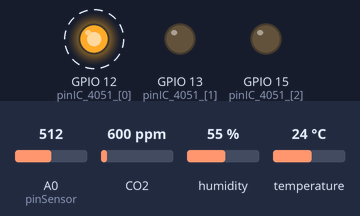
Bench run of a sketch on a simulated ESP8266 (NodeMCU). Parts: output pins drawn as LEDs (lit = HIGH). Dashed ring = blinking. Inputs (shaded band) come from the test bench; at power-on: A0 (pinSensor) = 512, CO2 600 ppm, humidity 55 %, temperature 24 °C. WiFi joins after 1.5 s; servers stay silent unless stated; what the sketch prints to the serial monitor is not drawn.

Above: at 2.4 s.
Timing chart, 0 to 5.7 s (numbered marks = the images above):
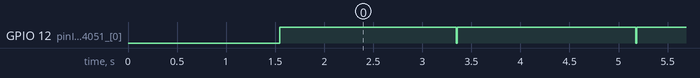

The sketch:

IoT_DHT11_MQ135_MQ5.ino
```cpp
#include <FirebaseESP8266.h>
#include <ESP8266WiFi.h>
#include "DHT.h"
#include "MQ135.h"
#define DHTPIN 14
#define DHTTYPE DHT11
#define pinSensor A0
#define FIREBASE_HOST "https://iot-dht11-mq135-mq5.firebaseio.com/"
#define FIREBASE_AUTH "WW1f4YEWfSn02UipwReJS3fuXLZgQetIVsHZX0QP"
#define WIFI_SSID "bvsh"
#define WIFI_PASSWORD "123456789"

int pinIC_4051_[3] = {12,13,15};
int measurementsSent = 0;

MQ135 gasSensor = MQ135(pinSensor);
DHT dht(DHTPIN, DHTTYPE);
FirebaseData firebaseData;

void setup() {
  Serial.begin(9600);
  for (int i = 0; i < 3; i++) pinMode(pinIC_4051_[i], OUTPUT);
  pinMode(pinSensor, INPUT);
  dht.begin();

  // Menghubungkan ke wifi
  WiFi.begin(WIFI_SSID, WIFI_PASSWORD);
  Serial.print("Menghubungkan");
  while (WiFi.status() != WL_CONNECTED) {
    Serial.print(".");
    delay(500);
  }
  Serial.println();
  Serial.print("Terhubung ke ");
  Serial.println(WiFi.localIP());
  Firebase.begin(FIREBASE_HOST, FIREBASE_AUTH);
  Firebase.reconnectWiFi(true);
}

int n = 0;

void loop() {
  if (WiFi.status() != WL_CONNECTED ) {
    Serial.println("Mencoba lagi menghubungkan NodeMCU ke WiFi");
    WiFi.begin(WIFI_SSID, WIFI_PASSWORD);
    Serial.print("Menghubungkan ");
    while (WiFi.status() != WL_CONNECTED) {
      Serial.print("*");
      delay(500);
    }
    Serial.println();
    Serial.print("Terhubung ke ");
    Serial.println(WiFi.localIP());
    Firebase.begin(FIREBASE_HOST, FIREBASE_AUTH);
    Firebase.reconnectWiFi(true);
  }

  //Baca data semua sensor
  //Baca sensor suhu dan kelembaban
  float kelembapan = dht.readHumidity();
  float suhu = dht.readTemperature();
  if (isnan(kelembapan) || isnan(suhu)) {
    Serial.println("Failed to read from DHT sensor!");
    return;
  }
  delay(10);
  //Baca sensor kualitas udara
  for (int j = 0; j < 3; j++) digitalWrite(pinIC_4051_[j], LOW);
  float co2ppm = gasSensor.getPPM();
  delay(10);
  //Baca sensor gas LPG
  digitalWrite(pinIC_4051_[0], HIGH);
  digitalWrite(pinIC_4051_[1], LOW);
  digitalWrite(pinIC_4051_[2], LOW);
  float Nilai_Gas = analogRead(pinSensor);
  delay(10);

  //Cetak hasil sensor ke serial monitor
  Serial.print("Nilai Gas : ");
  Serial.println(Nilai_Gas);
  Serial.print(F("CO2ppm "));
  Serial.println(co2ppm);
  Serial.print("Kelembapan: ");
  Serial.print(kelembapan);
  Serial.println(" %\t");
  Serial.print("Suhu: ");
  Serial.print(suhu);
  Serial.println(" *C ");
  Serial.println();

  //Kirim data ke firebase
  // set value
  Firebase.setFloat(firebaseData,"Suhu", suhu);
  Firebase.setFloat(firebaseData,"Kelembapan", kelembapan);
  Firebase.setFloat(firebaseData,"CO2_PPM", co2ppm);
  Firebase.setFloat(firebaseData,"Gas_Sensor", Nilai_Gas);
  Firebase.setInt(firebaseData,"Tombol1", 1);
  Serial.println ("Data suhu, kelembapan, gas CO2 dan nilai gas LPG sukses terkirim ke Firebase");
  delay(1000);
}
```

Measured:
- by itself, GPIO 12 (pinIC_4051_[0]): alternates HIGH for 1.8 s and LOW for 0.01 s
